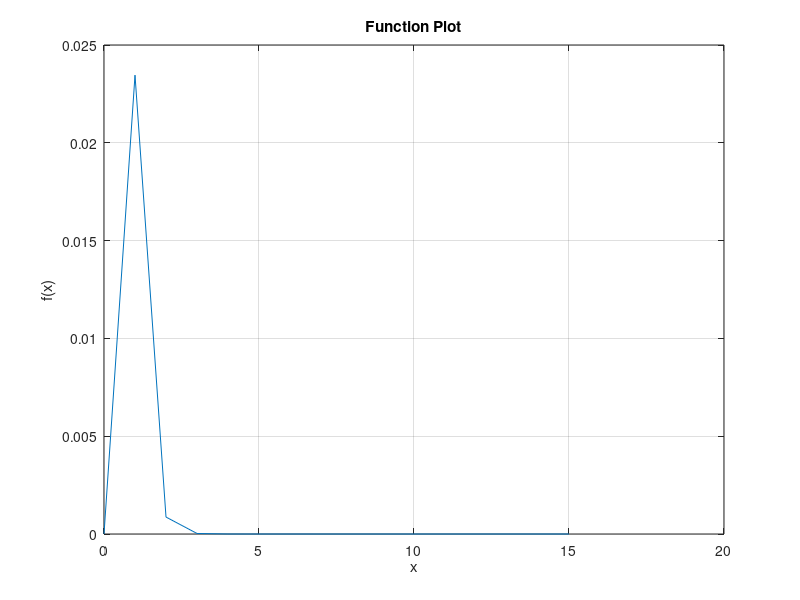

Reproduce this figure in MATLAB.
H2 = [	0	0
        17    0.8
        23	0.95
        25	0.975
        32	1
        37	0.975
        48	0.9
        67    0.8
        90	0.7
        114   0.6
        171   0.4
        206	0.3
        247   0.2
        294	0.1
        358	0 ];

x = H2(: , 1);
y = H2(:, 2);

function y = my_function(x, a, b, c, d)

    y = a .* exp(-b .* x) - c .* exp(-d.*(x));
end

n = length(x);

x =  0 : 1 : n;
a = 1; b = 3.5; c = 1; d = 5.0; % Set parameters
y = my_function(x, a, b, c, d); % Evaluate the function
plot(x, y);
xlabel('x'); ylabel('f(x)');
title('Function Plot');
grid on;

